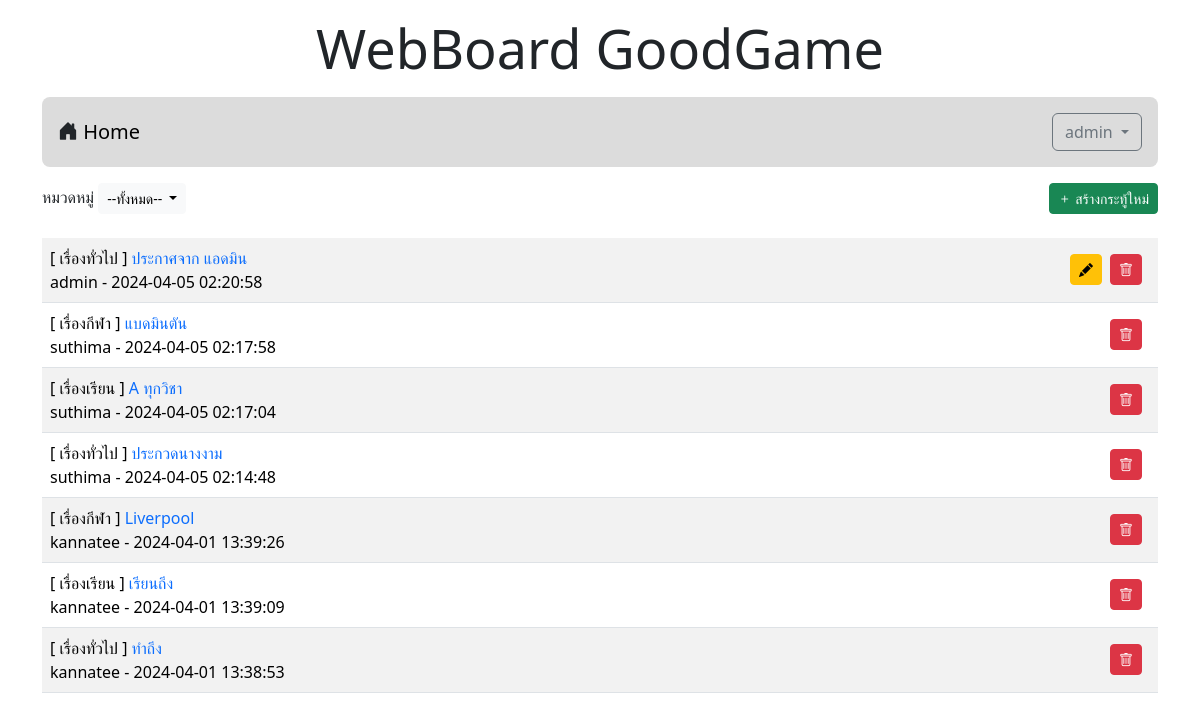
The app's page /index.php (signed in) with its own data.
### tables this page shows
CREATE TABLE `post` (
  `id` int(11) NOT NULL,
  `title` varchar(128) NOT NULL,
  `content` varchar(2048) NOT NULL,
  `post_date` datetime NOT NULL,
  `cat_id` int(11) NOT NULL,
  `user_id` int(11) NOT NULL
);

CREATE TABLE `category` (
  `id` int(11) NOT NULL,
  `name` varchar(32) NOT NULL
);

CREATE TABLE `user` (
  `id` int(11) NOT NULL,
  `login` varchar(32) NOT NULL,
  `password` varchar(64) NOT NULL,
  `name` varchar(64) NOT NULL,
  `gender` char(1) NOT NULL,
  `email` varchar(32) NOT NULL,
  `role` char(1) NOT NULL
);

### index.php (the view, shortened to what this page needs)
<!DOCTYPE html>
<html lang="en">
<head>
    <link rel="stylesheet" href="bootstrap-5.3.2-dist/css/bootstrap.min.css">
    <link rel="stylesheet" href="https://cdn.jsdelivr.net/npm/bootstrap-icons@1.11.3/font/bootstrap-icons.min.css">
</head>
<div class = "container-lg">
<h1 style="text-align: center;font-size: 54px;"class="mt-3">WebBoard GoodGame</h1>
</div>
<body class="container">
    <?php include('nav.php')?>
    <div class="my-2 d-flex justify-content-between">
        <div>
            <lable>หมวดหมู่</lable>
            <span class="dropdown">
                <?php
                    $conn=new PDO("mysql:host=localhost;dbname=webboard;charset=utf8","root","");
                ?>
                <button class="btn btn-light btn-sm dropdown-toggle" type="button" data-bs-toggle="dropdown" aria-expanded="false">
        <?php
            if(isset($_GET['id'])){
            $sql="SELECT name FROM category WHERE id=$_GET[id]";
            foreach($conn->query($sql)as $row)
            echo "$row[name]";
            }else{
            echo "--ทั้งหมด--";
            }
        ?>
         </button>
            <?php
                   $sql="SELECT * FROM category";
            ?>
        </span>
   </div>
    <?php if(isset($_SESSION['id'])){?>
   <div> <a href="newpost.php" class="btn btn-success btn-sm">
    <i class="bi bi-plus"></i> สร้างกระทู้ใหม่</a></div>
   <?php }?>
</div>
    <table class="table table-striped mt-4 ">
        <?php
        $conn=new PDO("mysql:host=localhost;dbname=webboard;charset=utf8","root","");
        if(isset($_GET['id'])){
            $sql="SELECT t3.name,t1.title,t1.id,t2.login,t1.post_date,t2.id as 'user_id' FROM post as t1
            INNER JOIN user as t2 ON (t1.user_id=t2.id)
            INNER JOIN category as t3 ON (t1.cat_id=t3.id)
            WHERE t1.cat_id=$_GET[id]
            ORDER BY t1.post_date DESC" ;
        }else{
            $sql="SELECT t3.name,t1.title,t1.id,t2.login,t1.post_date,t2.id as 'user_id' FROM post as t1
            INNER JOIN user as t2 ON (t1.user_id=t2.id)
            INNER JOIN category as t3 ON (t1.cat_id=t3.id)
            ORDER BY t1.post_date DESC" ;
        }
        $result=$conn->query($sql);
        while($row=$result->fetch()){
            echo "<tr><td class='d-flex'>
            <div class='flex-grow-1'>[ $row[0] ]<a href=post.php?id=$row[2]
            style=text-decoration:none> $row[1]</a><br>$row[3] - $row[4]</div>";
            if(isset($_SESSION['id'])){
                if($_SESSION['user_id']==$row['user_id']){
                    echo "<div class='me-2 align-self-center'><a href='editpost.php?id=$row[2]'
                    class='btn btn-warning btn-sm' onclick=''><i class='bi bi-pencil-fill'></i></a></div>";
                    echo "<div class='me-2 align-self-center'><a href=delete.php?id=$row[2]
                    class='btn btn-danger btn-sm' onclick='return myFunction()'><i class='bi bi-trash'></i></a></div>";
                }
                else if($_SESSION['role']=='a'){
                    echo "<div class='me-2 align-self-center'><a href=delete.php?id=$row[2]
                    class='btn btn-danger btn-sm' onclick='return myFunction()'><i class='bi bi-trash'></i></a></div>";
                }
            }
        }
        ?>
    </table>
</body>
</html>

### records on screen
post: category.name "เรื่องทั่วไป", title "ประกาศจาก แอดมิน", user.login "admin", post_date "2024-04-05 02:20:58"
post: category.name "เรื่องกีฬา", title "แบดมินตัน", user.login "suthima", post_date "2024-04-05 02:17:58"
post: category.name "เรื่องเรียน", title "A ทุกวิชา", user.login "suthima", post_date "2024-04-05 02:17:04"
post: category.name "เรื่องทั่วไป", title "ประกวดนางงาม", user.login "suthima", post_date "2024-04-05 02:14:48"
post: category.name "เรื่องกีฬา", title "Liverpool", user.login "kannatee", post_date "2024-04-01 13:39:26"
post: category.name "เรื่องเรียน", title "เรียนถึง", user.login "kannatee", post_date "2024-04-01 13:39:09"
post: category.name "เรื่องทั่วไป", title "ทำถึง", user.login "kannatee", post_date "2024-04-01 13:38:53"

### other values on screen
$_SESSION['username'] "admin"
